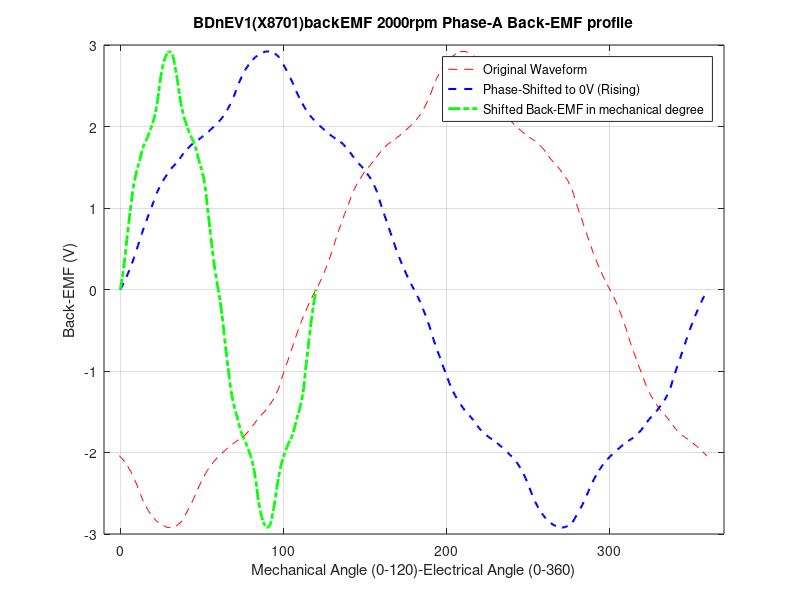

Recreate this plot in MATLAB.
%% 117X8701(new) has 19 turns
%% 1. Define Parameters and Data
% X-axis data (Angle in degrees, ranging from -0.6 to 359.4 with a step of 1.2)

% Legend: Phase 1
% Line Type: Red
% Point Type: DownTriangle
% Number of Points: 301

X_orig = [ -0.6 0.6 1.8 3.0 4.2 5.4 6.6 7.8 9.0 10.2 11.4 12.6 13.8 15.0 16.2 17.4 18.6 19.8 21.0 22.2 23.4 24.6 25.8 27.0 28.2 29.4 30.6 31.8 33.0 34.2 35.4 36.6 37.8 39.0 40.2 41.4 42.6 43.8 45.0 46.2 47.4 48.6 49.8 51.0 52.2 53.4 54.6 55.8 57.0 58.2 59.4 60.6 61.8 63.0 64.2 65.4 66.6 67.8 69.0 70.2 71.4 72.6 73.8 75.0 76.2 77.4 78.6 79.8 81.0 82.2 83.4 84.6 85.8 87.0 88.2 89.4 90.6 91.8 93.0 94.2 95.4 96.6 97.8 99.0 100.2 101.4 102.6 103.8 105.0 106.2 107.4 108.6 109.8 111.0 112.2 113.4 114.6 115.8 117.0 118.2 119.4 120.6 121.8 123.0 124.2 125.4 126.6 127.8 129.0 130.2 131.4 132.6 133.8 135.0 136.2 137.4 138.6 139.8 141.0 142.2 143.4 144.6 145.8 147.0 148.2 149.4 150.6 151.8 153.0 154.2 155.4 156.6 157.8 159.0 160.2 161.4 162.6 163.8 165.0 166.2 167.4 168.6 169.8 171.0 172.2 173.4 174.6 175.8 177.0 178.2 179.4 180.6 181.8 183.0 184.2 185.4 186.6 187.8 189.0 190.2 191.4 192.6 193.8 195.0 196.2 197.4 198.6 199.8 201.0 202.2 203.4 204.6 205.8 207.0 208.2 209.4 210.6 211.8 213.0 214.2 215.4 216.6 217.8 219.0 220.2 221.4 222.6 223.8 225.0 226.2 227.4 228.6 229.8 231.0 232.2 233.4 234.6 235.8 237.0 238.2 239.4 240.6 241.8 243.0 244.2 245.4 246.6 247.8 249.0 250.2 251.4 252.6 253.8 255.0 256.2 257.4 258.6 259.8 261.0 262.2 263.4 264.6 265.8 267.0 268.2 269.4 270.6 271.8 273.0 274.2 275.4 276.6 277.8 279.0 280.2 281.4 282.6 283.8 285.0 286.2 287.4 288.6 289.8 291.0 292.2 293.4 294.6 295.8 297.0 298.2 299.4 300.6 301.8 303.0 304.2 305.4 306.6 307.8 309.0 310.2 311.4 312.6 313.8 315.0 316.2 317.4 318.6 319.8 321.0 322.2 323.4 324.6 325.8 327.0 328.2 329.4 330.6 331.8 333.0 334.2 335.4 336.6 337.8 339.0 340.2 341.4 342.6 343.8 345.0 346.2 347.4 348.6 349.8 351.0 352.2 353.4 354.6 355.8 357.0 358.2 359.4 ];

Y_orig = [ -2.0391 -2.0641 -2.0927 -2.1216 -2.1578 -2.1993 -2.2411 -2.2903 -2.3433 -2.3988 -2.4675 -2.5247 -2.5874 -2.6313 -2.6789 -2.7211 -2.7538 -2.7852 -2.8132 -2.8436 -2.8597 -2.8756 -2.8940 -2.9009 -2.9156 -2.9204 -2.9201 -2.9202 -2.9082 -2.9056 -2.8834 -2.8657 -2.8384 -2.7889 -2.7535 -2.7040 -2.6665 -2.6155 -2.5636 -2.5110 -2.4521 -2.4014 -2.3481 -2.3023 -2.2600 -2.2181 -2.1857 -2.1498 -2.1174 -2.0915 -2.0645 -2.0419 -2.0187 -1.9948 -1.9744 -1.9516 -1.9317 -1.9118 -1.8915 -1.8758 -1.8572 -1.8420 -1.8283 -1.8091 -1.7917 -1.7644 -1.7390 -1.7119 -1.6754 -1.6459 -1.6100 -1.5816 -1.5543 -1.5258 -1.5038 -1.4725 -1.4389 -1.4086 -1.3726 -1.3386 -1.2854 -1.2355 -1.1698 -1.0855 -1.0162 -0.9395 -0.8777 -0.8004 -0.7335 -0.6612 -0.5888 -0.5227 -0.4515 -0.3918 -0.3308 -0.2731 -0.2223 -0.1657 -0.1152 -0.0685 -0.0224  0.0213  0.0692  0.1183  0.1712  0.2320  0.2901  0.3557  0.4256  0.4938  0.5783  0.6487  0.7237  0.7863  0.8516  0.9223  0.9823  1.0431  1.1116  1.1749  1.2295  1.2757  1.3232  1.3599  1.3974  1.4344  1.4674  1.4973  1.5205  1.5505  1.5796  1.6098  1.6455  1.6763  1.7075  1.7327  1.7556  1.7811  1.7962  1.8163  1.8310  1.8480  1.8681  1.8846  1.9060  1.9250  1.9465  1.9704  1.9918  2.0162  2.0391  2.0641  2.0927  2.1216  2.1578  2.1993  2.2411  2.2903  2.3433  2.3988  2.4675  2.5247  2.5874  2.6313  2.6789  2.7211  2.7538  2.7852  2.8132  2.8436  2.8597  2.8756  2.8940  2.9009  2.9156  2.9204  2.9201  2.9202  2.9082  2.9056  2.8834  2.8657  2.8384  2.7889  2.7535  2.7040  2.6665  2.6155  2.5636  2.5110  2.4521  2.4014  2.3481  2.3023  2.2600  2.2181  2.1857  2.1498  2.1174  2.0915  2.0645  2.0419  2.0187  1.9948  1.9744  1.9516  1.9317  1.9118  1.8915  1.8758  1.8572  1.8420  1.8283  1.8091  1.7917  1.7644  1.7390  1.7119  1.6754  1.6459  1.6100  1.5816  1.5543  1.5258  1.5038  1.4725  1.4389  1.4086  1.3726  1.3386  1.2854  1.2355  1.1698  1.0855  1.0162  0.9395  0.8777  0.8004  0.7335  0.6612  0.5888  0.5227  0.4515  0.3918  0.3308  0.2731  0.2223  0.1657  0.1152  0.0685  0.0224 -0.0213 -0.0692 -0.1183 -0.1712 -0.2320 -0.2901 -0.3557 -0.4256 -0.4938 -0.5783 -0.6487 -0.7237 -0.7863 -0.8516 -0.9223 -0.9823 -1.0431 -1.1116 -1.1749 -1.2295 -1.2757 -1.3232 -1.3599 -1.3974 -1.4344 -1.4674 -1.4973 -1.5205 -1.5505 -1.5796 -1.6098 -1.6455 -1.6763 -1.7075 -1.7327 -1.7556 -1.7811 -1.7962 -1.8163 -1.8310 -1.8480 -1.8681 -1.8846 -1.9060 -1.9250 -1.9465 -1.9704 -1.9918 -2.0162 -2.0391 ];
% 1. Force the original vectors into clean row vectors
% X_orig = X_org(:)';
% Y_orig = Y_org(:)';

% 2. Pinpoint the rising zero-crossing
idx_all = find(Y_orig(1:end-1) <= 0 & Y_orig(2:end) > 0);
idx = idx_all(1);
x0 = X_orig(idx);     x1 = X_orig(idx+1);
y0 = Y_orig(idx);     y1 = Y_orig(idx+1);
x_zero = x0 - y0 * (x1 - x0) / (y1 - y0); 

% 3. Periodic Phase Shift & Wrap Around
X_shifted = X_orig - x_zero;
X_wrapped = mod(X_shifted, 360);

% Sort the wrapped vectors chronologically
[X_wrapped, sortIdx] = sort(X_wrapped);
Y_wrapped = Y_orig(sortIdx);

% --- FORCING EXCLUSIVELY PERFECT 0V BOUNDARIES ---
% Instead of blending neighboring points, we force the cycle to 
% start and end exactly at 0.0 Volts.
X_wrapped = [0, X_wrapped, 360];
Y_wrapped = [0, Y_wrapped, 0];  
% -------------------------------------------------

% 4. Sample onto your final full-revolution electrical grid
theta_elec = 0 : 1.2 : 360;  % Extends from 0 to 360 Electrical Degrees (301 points)
BEMF_shape = interp1(X_wrapped, Y_wrapped, theta_elec, 'spline');

% Direct assertion check to ensure it works perfectly
% BEMF_shape1(1) = 0;
% BEMF_shape1(end) = 0;
% 5. Convert Electrical Degrees to Mechanical Degrees (0 to 120)
pole_pairs = 3; 
theta_mech = theta_elec / pole_pairs; % Maps 0:1.2:360 electrical to 0:0.4:120 mechanical

% 6. Plot the results to verify
figure;
plot(X_orig, Y_orig, 'r--', 'DisplayName', 'Original Waveform'); hold on;
plot(theta_elec, BEMF_shape, 'b--', 'LineWidth', 1.5, 'DisplayName', 'Phase-Shifted to 0V (Rising)');
plot(theta_mech, BEMF_shape, 'g-.', 'LineWidth', 2, 'DisplayName', 'Shifted Back-EMF in mechanical degree');
xlim([-10 370]);
grid on;
xlabel('Mechanical Angle (0-120)-Electrical Angle (0-360)');
ylabel('Back-EMF (V)');
title('BDnEV1(X8701)backEMF 2000rpm Phase-A Back-EMF profile');
legend('Location', 'best');
